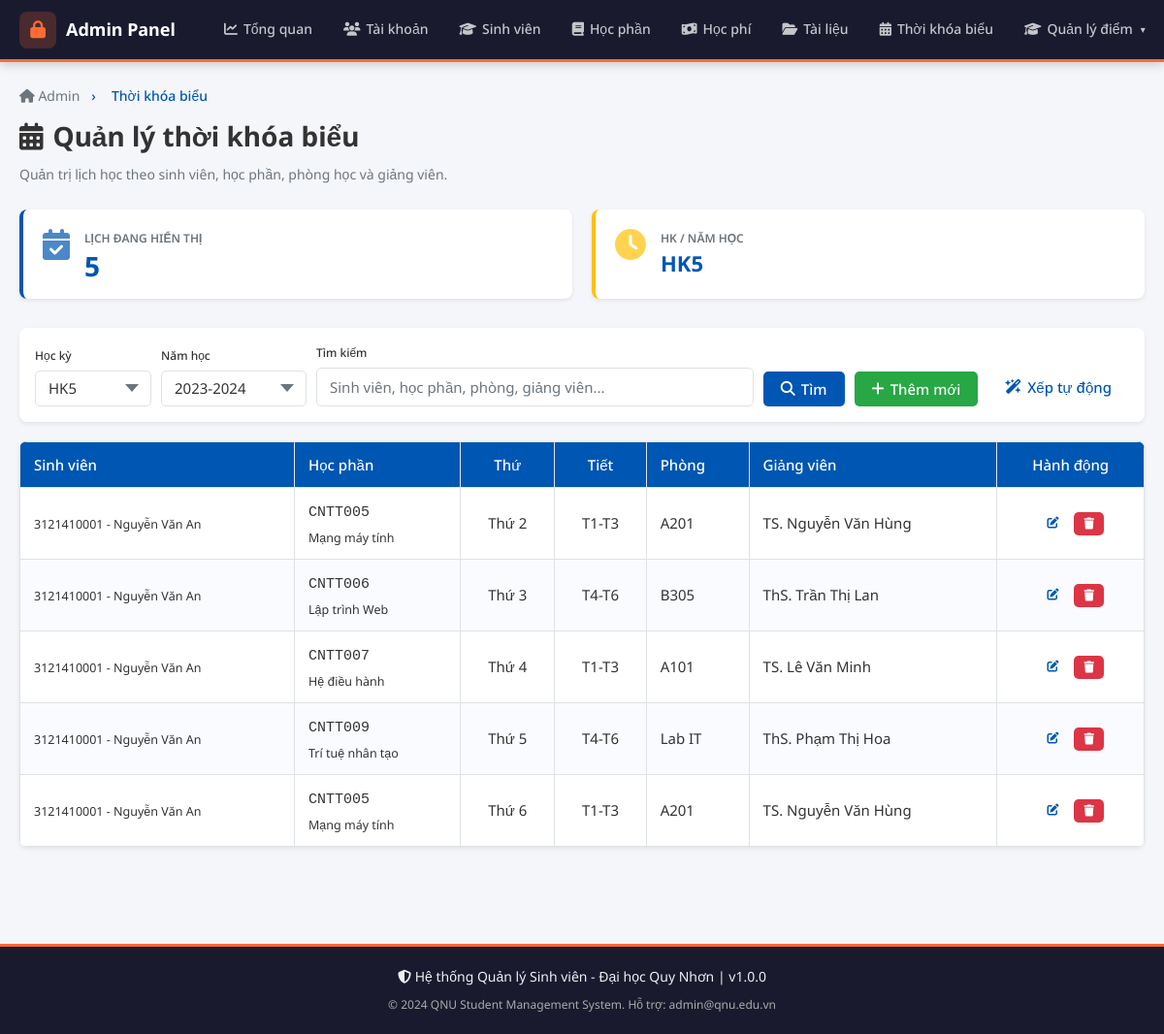
The page /admin/thoi_khoa_bieu/index.php (signed in) on the database its author committed.
### tables this page shows
CREATE TABLE IF NOT EXISTS `thoi_khoa_bieu` (
  `id` INT AUTO_INCREMENT PRIMARY KEY,
  `sinh_vien_id` INT NOT NULL,
  `hoc_phan_id` INT NOT NULL,
  `thu` TINYINT NOT NULL COMMENT '2=Thứ 2, 3=Thứ 3, ..., 8=Chủ nhật',
  `tiet_bat_dau` TINYINT NOT NULL,
  `so_tiet` TINYINT NOT NULL DEFAULT 3,
  `phong_hoc` VARCHAR(20),
  `giang_vien` VARCHAR(100),
  `hoc_ky` INT NOT NULL,
  `nam_hoc` VARCHAR(20) NOT NULL,
  FOREIGN KEY (`sinh_vien_id`) REFERENCES `sinh_vien`(`id`) ON DELETE CASCADE,
  FOREIGN KEY (`hoc_phan_id`) REFERENCES `hoc_phan`(`id`) ON DELETE CASCADE
);

CREATE TABLE IF NOT EXISTS `sinh_vien` (
  `id` INT AUTO_INCREMENT PRIMARY KEY,
  `user_id` INT NOT NULL,
  `ma_sv` VARCHAR(20) NOT NULL UNIQUE,
  `ho_ten` VARCHAR(100) NOT NULL,
  `ngay_sinh` DATE,
  `gioi_tinh` ENUM('Nam','Nữ','Khác') DEFAULT 'Nam',
  `dia_chi` TEXT,
  `email` VARCHAR(100),
  `so_dien_thoai` VARCHAR(15),
  `nganh` VARCHAR(100),
  `khoa` VARCHAR(100),
  `lop` VARCHAR(50),
  `nien_khoa` VARCHAR(20),
  `trang_thai` ENUM('Đang học','Tạm dừng','Tốt nghiệp','Thôi học') DEFAULT 'Đang học',
  `anh_dai_dien` VARCHAR(255) DEFAULT NULL,
  FOREIGN KEY (`user_id`) REFERENCES `users`(`id`) ON DELETE CASCADE
);

CREATE TABLE IF NOT EXISTS `hoc_phan` (
  `id` INT AUTO_INCREMENT PRIMARY KEY,
  `ma_hp` VARCHAR(20) NOT NULL UNIQUE,
  `ten_hp` VARCHAR(150) NOT NULL,
  `so_tin_chi` INT NOT NULL DEFAULT 3,
  `loai` ENUM('Bắt buộc','Tự chọn','Đại cương') DEFAULT 'Bắt buộc',
  `hoc_ky` INT NOT NULL DEFAULT 1,
  `nien_khoa` VARCHAR(20),
  `thu` TINYINT DEFAULT NULL COMMENT '2=Thứ 2, ..., 8=Chủ nhật',
  `tiet_bat_dau` TINYINT DEFAULT NULL,
  `so_tiet` TINYINT DEFAULT NULL,
  `phong_hoc` VARCHAR(50) DEFAULT NULL,
  `giang_vien` VARCHAR(100) DEFAULT NULL,
  `si_so_toi_da` INT DEFAULT 50,
  `si_so_hien_tai` INT DEFAULT 0,
  `ma_hp_tien_quyet` VARCHAR(20) DEFAULT NULL
);

### includes/session.php (called while the page is built, shortened)
<?php
function e(string $str): string {
    return htmlspecialchars($str, ENT_QUOTES, 'UTF-8');
}
function tenThu(int $thu): string {
    $map = [2=>'Thứ 2',3=>'Thứ 3',4=>'Thứ 4',5=>'Thứ 5',6=>'Thứ 6',7=>'Thứ 7',8=>'Chủ nhật'];
    return $map[$thu] ?? "Thứ $thu";
}
?>

### admin/thoi_khoa_bieu/index.php (the view, shortened to what this page needs)
<?php
require_once ROOT . '/includes/session.php';
$db = getDB();
$hocKy = max(1, min(8, (int)($_GET['hoc_ky'] ?? HOC_KY_HIEN_TAI)));
$namHoc = trim($_GET['nam_hoc'] ?? NAM_HOC_HIEN_TAI);
$search = trim($_GET['search'] ?? '');
$sql = '
    SELECT t.*, sv.ma_sv, sv.ho_ten, hp.ma_hp, hp.ten_hp
    FROM thoi_khoa_bieu t
    JOIN sinh_vien sv ON sv.id = t.sinh_vien_id
    JOIN hoc_phan hp ON hp.id = t.hoc_phan_id
    WHERE t.hoc_ky = ? AND t.nam_hoc = ?
';
$types = 'is';
$params = [$hocKy, $namHoc];
$sql .= ' ORDER BY t.thu ASC, t.tiet_bat_dau ASC, sv.ho_ten ASC';
$stmt = $db->prepare($sql);
$stmt->bind_param($types, ...$params);
$stmt->execute();
$list = $stmt->get_result()->fetch_all(MYSQLI_ASSOC);
require_once ROOT . '/includes/admin/header_admin.php';
?>
<?php require_once ROOT . '/includes/admin/navbar_admin.php'; ?>
<div class="admin-wrapper">
  <div class="admin-container">
    <div class="page-title fade-in">
      <div class="breadcrumb">
        <a href="<?= BASE_URL ?>/admin/dashboard.php"><i class="fas fa-home"></i> Admin</a>
        <span>›</span><span>Thời khóa biểu</span>
      </div>
      <h1><i class="fas fa-calendar-alt"></i> Quản lý thời khóa biểu</h1>
      <p>Quản trị lịch học theo sinh viên, học phần, phòng học và giảng viên.</p>
    </div>
    <div class="admin-grid fade-in">
      <div class="stat-card">
        <i class="fas fa-calendar-check"></i>
        <div>
          <h3>Lịch đang hiển thị</h3>
          <div class="stat-value"><?= count($list) ?></div>
        </div>
      </div>
      <div class="stat-card" style="border-left-color:#ffc107">
        <i class="fas fa-clock" style="color:#ffc107"></i>
        <div>
          <h3>HK / Năm học</h3>
          <div class="stat-value" style="font-size:22px">HK<?= $hocKy ?></div>
        </div>
      </div>
    </div>
    <div class="card fade-in">
      <div class="card-body" style="padding:16px">
        <form method="GET" class="action-bar" style="align-items:flex-end;margin-bottom:0">
          <div class="form-group" style="margin:0;min-width:120px">
            <label style="font-size:12px">Học kỳ</label>
            <select name="hoc_ky" class="form-control">
              <?php for ($hk = 1; $hk <= 8; $hk++): ?>
                <option value="<?= $hk ?>" <?= $hocKy === $hk ? 'selected' : '' ?>>HK<?= $hk ?></option>
              <?php endfor; ?>
            </select>
          </div>
          <div class="form-group" style="margin:0;min-width:150px">
            <label style="font-size:12px">Năm học</label>
            <select name="nam_hoc" class="form-control">
              <option value="<?= e(NAM_HOC_HIEN_TAI) ?>" <?= $namHoc === NAM_HOC_HIEN_TAI ? 'selected' : '' ?>><?= e(NAM_HOC_HIEN_TAI) ?></option>
            </select>
          </div>
          <div class="form-group search-box" style="margin:0">
            <label style="font-size:12px">Tìm kiếm</label>
            <input type="text" name="search" class="form-control" placeholder="Sinh viên, học phần, phòng, giảng viên..." value="<?= e($search) ?>">
          </div>
          <button type="submit" class="btn btn-primary"><i class="fas fa-search"></i> Tìm</button>
          <button type="button" class="btn btn-success" onclick="showAddForm()"><i class="fas fa-plus"></i> Thêm mới</button>
          <a href="<?= BASE_URL ?>/admin/thoi_khoa_bieu/optimize.php?hoc_ky=<?= $hocKy ?>&nam_hoc=<?= urlencode($namHoc) ?>" class="btn btn-warning">
            <i class="fas fa-wand-magic-sparkles"></i> Xếp tự động
          </a>
        </form>
      </div>
    </div>
    <div class="card fade-in">
      <div class="card-body" style="padding:0">
        <?php if (!$list): ?>
          <div style="padding:40px;text-align:center;color:#777">
            <i class="fas fa-calendar-xmark" style="font-size:42px;margin-bottom:12px;display:block"></i>
            Không có lịch học phù hợp.
          </div>
        <?php else: ?>
          <div class="table-wrap">
            <table>
              <thead>
                <tr>
                  <th>Sinh viên</th>
                  <th>Học phần</th>
                  <th style="text-align:center">Thứ</th>
                  <th style="text-align:center">Tiết</th>
                  <th>Phòng</th>
                  <th>Giảng viên</th>
                  <th style="text-align:center">Hành động</th>
                </tr>
              </thead>
              <tbody>
                <?php foreach ($list as $row): ?>
                  <tr>
                    <td><small><?= e($row['ma_sv'] . ' - ' . $row['ho_ten']) ?></small></td>
                    <td><code><?= e($row['ma_hp']) ?></code><br><small><?= e($row['ten_hp']) ?></small></td>
                    <td style="text-align:center"><?= e(tenThu((int)$row['thu'])) ?></td>
                    <td style="text-align:center">T<?= (int)$row['tiet_bat_dau'] ?>-T<?= (int)$row['tiet_bat_dau'] + (int)$row['so_tiet'] - 1 ?></td>
                    <td><?= e($row['phong_hoc'] ?: '—') ?></td>
                    <td><?= e($row['giang_vien'] ?: '—') ?></td>
                    <td style="text-align:center">
                      <div class="table-actions">
                        <a class="btn btn-sm btn-info" href="?action=edit&id=<?= (int)$row['id'] ?>&hoc_ky=<?= $hocKy ?>&nam_hoc=<?= urlencode($namHoc) ?>&search=<?= urlencode($search) ?>">
                          <i class="fas fa-edit"></i>
                        </a>
                        <form method="POST" style="display:inline" onsubmit="return confirm('Xóa lịch học này?')">
                          <button type="submit" class="btn btn-sm btn-danger"><i class="fas fa-trash"></i></button>
                        </form>
                      </div>
                    </td>
                  </tr>
                <?php endforeach; ?>
              </tbody>
            </table>
          </div>
        <?php endif; ?>
      </div>
    </div>
  </div>
</div>
<?php require_once ROOT . '/includes/admin/footer_admin.php'; ?>
</body>
</html>

### assets/css/style.css (style rules this page uses)
:root { --primary: #0056B3; --primary-dark: #003d80; --primary-light: #e8f0fb; --bg: #F4F6F9; --white: #FFFFFF; --text: #333333; --text-muted: #6C757D; --success: #28A745; --danger: #DC3545; --warning: #FFC107; --info: #17A2B8; --border: #dee2e6; --shadow: 0 2px 8px rgba(0,0,0,.08); --shadow-md: 0 4px 16px rgba(0,0,0,.12); --radius: 8px; --radius-sm: 5px; --sidebar-w: 250px; --header-h: 64px; --transition: .1s ease; --font-sans: 'Noto Sans', 'Roboto', Arial, 'Helvetica Neue', sans-serif; }
*, *::before, *::after { box-sizing: border-box; margin: 0; padding: 0; }
html { scroll-behavior: smooth; }
body { font-family: var(--font-sans); font-size: 16px; color: var(--text); background: var(--bg); line-height: 1.6; text-rendering: optimizeLegibility; -webkit-font-smoothing: antialiased; -moz-osx-font-smoothing: grayscale; }
a { color: var(--primary); text-decoration: none; transition: color var(--transition); }
h1 { font-size: 26px; font-weight: 700; }
h3 { font-size: 18px; font-weight: 700; }
.btn { display: inline-flex; align-items: center; gap: 6px; padding: 8px 18px; font-size: 15px; font-family: var(--font-sans); font-weight: 500; border-radius: var(--radius-sm); border: none; cursor: pointer; transition: background var(--transition), transform .1s, box-shadow var(--transition); white-space: nowrap; }
.btn-primary { background: var(--primary); color: #fff; }
.btn-success { background: var(--success); color: #fff; }
.btn-danger { background: var(--danger); color: #fff; }
.btn-sm { padding: 5px 12px; font-size: 13px; }
.card { background: var(--white); border-radius: var(--radius); box-shadow: var(--shadow); overflow: hidden; }
.card-body { padding: 20px; }
.table-wrap { overflow-x: auto; }
table { width: 100%; border-collapse: collapse; font-size: 15px; }
table th, table td { padding: 11px 14px; text-align: left; border: 1px solid var(--border); vertical-align: middle; }
table thead tr { background: var(--primary); color: #fff; }
table thead th { font-weight: 500; }
table tbody tr:nth-child(even) { background: #f9fbff; }
.form-group { margin-bottom: 18px; }
.form-group label { display: block; font-size: 14px; font-weight: 500; margin-bottom: 6px; color: var(--text); }
.form-control { width: 100%; padding: 9px 13px; font-size: 15px; font-family: var(--font-sans); color: var(--text); background: var(--white); border: 1.5px solid var(--border); border-radius: var(--radius-sm); transition: border-color var(--transition), box-shadow var(--transition); outline: none; }
.form-control::placeholder { color: var(--text-muted); }
select.form-control { appearance: none; background-repeat: no-repeat; background-position: right 12px center; padding-right: 32px; }
.page-title { margin-bottom: 22px; }
.page-title h1 { color: var(--primary); font-size: 24px; margin-bottom: 4px; }
.page-title p { color: var(--text-muted); font-size: 14px; }
.page-title .breadcrumb { display: flex; gap: 8px; font-size: 14px; color: var(--text-muted); margin-bottom: 8px; }
.page-title .breadcrumb a { color: var(--text-muted); }
.page-title .breadcrumb span { color: var(--primary); font-weight: 500; }
.stat-card { background: var(--white); border-radius: var(--radius); padding: 20px; box-shadow: var(--shadow); display: flex; align-items: center; gap: 16px; border-left: 4px solid transparent; transition: transform var(--transition), box-shadow var(--transition); }
.stat-value { font-size: 26px; font-weight: 700; line-height: 1; margin-bottom: 4px; }
.fade-in { animation: fadeIn .12s cubic-bezier(0.34, 1.56, 0.64, 1); }

### rows shown on the page
thoi_khoa_bieu: sinh_vien.ho_ten "3121410001 - Nguyễn Văn An", hoc_phan.ma_hp "CNTT005", hoc_phan.ten_hp "Mạng máy tính", thu "Thứ 2", tiet_bat_dau "1", (int)$row['tiet_bat_dau'] + (int)$row['so_tiet'] - 1 "3", phong_hoc "A201", giang_vien "TS. Nguyễn Văn Hùng"
thoi_khoa_bieu: sinh_vien.ho_ten "3121410001 - Nguyễn Văn An", hoc_phan.ma_hp "CNTT006", hoc_phan.ten_hp "Lập trình Web", thu "Thứ 3", tiet_bat_dau "4", (int)$row['tiet_bat_dau'] + (int)$row['so_tiet'] - 1 "6", phong_hoc "B305", giang_vien "ThS. Trần Thị Lan"
thoi_khoa_bieu: sinh_vien.ho_ten "3121410001 - Nguyễn Văn An", hoc_phan.ma_hp "CNTT007", hoc_phan.ten_hp "Hệ điều hành", thu "Thứ 4", tiet_bat_dau "1", (int)$row['tiet_bat_dau'] + (int)$row['so_tiet'] - 1 "3", phong_hoc "A101", giang_vien "TS. Lê Văn Minh"
thoi_khoa_bieu: sinh_vien.ho_ten "3121410001 - Nguyễn Văn An", hoc_phan.ma_hp "CNTT009", hoc_phan.ten_hp "Trí tuệ nhân tạo", thu "Thứ 5", tiet_bat_dau "4", (int)$row['tiet_bat_dau'] + (int)$row['so_tiet'] - 1 "6", phong_hoc "Lab IT", giang_vien "ThS. Phạm Thị Hoa"
thoi_khoa_bieu: sinh_vien.ho_ten "3121410001 - Nguyễn Văn An", hoc_phan.ma_hp "CNTT005", hoc_phan.ten_hp "Mạng máy tính", thu "Thứ 6", tiet_bat_dau "1", (int)$row['tiet_bat_dau'] + (int)$row['so_tiet'] - 1 "3", phong_hoc "A201", giang_vien "TS. Nguyễn Văn Hùng"

### other values the page prints
count($list) "5"
$hocKy "5"
APP_VERSION "1.0.0"
form field nam_hoc "2023-2024"
